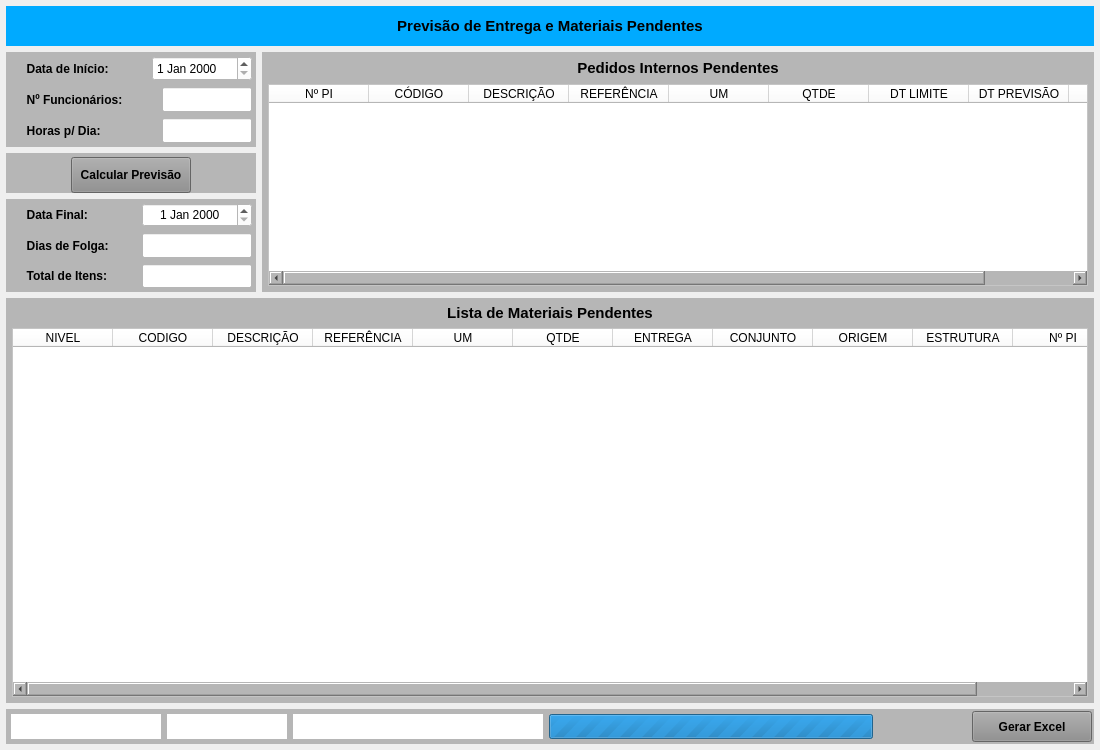
<?xml version="1.0" encoding="UTF-8"?>
<ui version="4.0">
 <class>MainWindow</class>
 <widget class="QMainWindow" name="MainWindow">
  <property name="geometry">
   <rect>
    <x>0</x>
    <y>0</y>
    <width>1100</width>
    <height>750</height>
   </rect>
  </property>
  <property name="windowTitle">
   <string>Previsão e Materiais Pendentes</string>
  </property>
  <widget class="QWidget" name="centralwidget">
   <layout class="QVBoxLayout" name="verticalLayout">
    <property name="leftMargin">
     <number>6</number>
    </property>
    <property name="topMargin">
     <number>6</number>
    </property>
    <property name="rightMargin">
     <number>6</number>
    </property>
    <property name="bottomMargin">
     <number>6</number>
    </property>
    <item>
     <widget class="QWidget" name="widget_cabecalho" native="true">
      <property name="sizePolicy">
       <sizepolicy hsizetype="Preferred" vsizetype="Fixed">
        <horstretch>0</horstretch>
        <verstretch>0</verstretch>
       </sizepolicy>
      </property>
      <property name="minimumSize">
       <size>
        <width>0</width>
        <height>40</height>
       </size>
      </property>
      <property name="maximumSize">
       <size>
        <width>16777215</width>
        <height>40</height>
       </size>
      </property>
      <property name="styleSheet">
       <string notr="true">background-color: rgb(0, 170, 255);</string>
      </property>
      <layout class="QHBoxLayout" name="horizontalLayout">
       <property name="spacing">
        <number>0</number>
       </property>
       <property name="leftMargin">
        <number>15</number>
       </property>
       <property name="topMargin">
        <number>6</number>
       </property>
       <property name="rightMargin">
        <number>15</number>
       </property>
       <property name="bottomMargin">
        <number>6</number>
       </property>
       <item>
        <widget class="QLabel" name="label_13">
         <property name="sizePolicy">
          <sizepolicy hsizetype="Minimum" vsizetype="Preferred">
           <horstretch>0</horstretch>
           <verstretch>0</verstretch>
          </sizepolicy>
         </property>
         <property name="minimumSize">
          <size>
           <width>300</width>
           <height>0</height>
          </size>
         </property>
         <property name="font">
          <font>
           <pointsize>11</pointsize>
           <weight>75</weight>
           <bold>true</bold>
          </font>
         </property>
         <property name="text">
          <string>Previsão de Entrega e Materiais Pendentes</string>
         </property>
         <property name="alignment">
          <set>Qt::AlignCenter</set>
         </property>
        </widget>
       </item>
      </layout>
     </widget>
    </item>
    <item>
     <widget class="QWidget" name="widget" native="true">
      <property name="minimumSize">
       <size>
        <width>0</width>
        <height>0</height>
       </size>
      </property>
      <property name="maximumSize">
       <size>
        <width>16777215</width>
        <height>240</height>
       </size>
      </property>
      <layout class="QHBoxLayout" name="horizontalLayout_3">
       <property name="leftMargin">
        <number>0</number>
       </property>
       <property name="topMargin">
        <number>0</number>
       </property>
       <property name="rightMargin">
        <number>0</number>
       </property>
       <property name="bottomMargin">
        <number>0</number>
       </property>
       <item>
        <widget class="QWidget" name="widget_11" native="true">
         <property name="minimumSize">
          <size>
           <width>250</width>
           <height>0</height>
          </size>
         </property>
         <property name="maximumSize">
          <size>
           <width>250</width>
           <height>16777215</height>
          </size>
         </property>
         <layout class="QVBoxLayout" name="verticalLayout_4">
          <property name="leftMargin">
           <number>0</number>
          </property>
          <property name="topMargin">
           <number>0</number>
          </property>
          <property name="rightMargin">
           <number>0</number>
          </property>
          <property name="bottomMargin">
           <number>0</number>
          </property>
          <item>
           <widget class="QWidget" name="widget_Cor1" native="true">
            <property name="minimumSize">
             <size>
              <width>0</width>
              <height>95</height>
             </size>
            </property>
            <property name="maximumSize">
             <size>
              <width>16777215</width>
              <height>95</height>
             </size>
            </property>
            <property name="styleSheet">
             <string notr="true">background-color: rgb(182, 182, 182);</string>
            </property>
            <layout class="QVBoxLayout" name="verticalLayout_6">
             <property name="spacing">
              <number>2</number>
             </property>
             <property name="leftMargin">
              <number>2</number>
             </property>
             <property name="topMargin">
              <number>2</number>
             </property>
             <property name="rightMargin">
              <number>2</number>
             </property>
             <property name="bottomMargin">
              <number>2</number>
             </property>
             <item>
              <widget class="QWidget" name="widget_8" native="true">
               <layout class="QHBoxLayout" name="horizontalLayout_11">
                <property name="spacing">
                 <number>2</number>
                </property>
                <property name="leftMargin">
                 <number>2</number>
                </property>
                <property name="topMargin">
                 <number>2</number>
                </property>
                <property name="rightMargin">
                 <number>2</number>
                </property>
                <property name="bottomMargin">
                 <number>2</number>
                </property>
                <item>
                 <widget class="QLabel" name="label_14">
                  <property name="font">
                   <font>
                    <pointsize>9</pointsize>
                    <weight>75</weight>
                    <bold>true</bold>
                   </font>
                  </property>
                  <property name="text">
                   <string>     Data de Início:</string>
                  </property>
                 </widget>
                </item>
                <item>
                 <widget class="QDateEdit" name="date_Inicio">
                  <property name="sizePolicy">
                   <sizepolicy hsizetype="Preferred" vsizetype="Preferred">
                    <horstretch>0</horstretch>
                    <verstretch>0</verstretch>
                   </sizepolicy>
                  </property>
                  <property name="minimumSize">
                   <size>
                    <width>100</width>
                    <height>0</height>
                   </size>
                  </property>
                  <property name="maximumSize">
                   <size>
                    <width>100</width>
                    <height>16777215</height>
                   </size>
                  </property>
                  <property name="font">
                   <font>
                    <pointsize>9</pointsize>
                   </font>
                  </property>
                  <property name="styleSheet">
                   <string notr="true">background-color: rgb(255, 255, 255);</string>
                  </property>
                 </widget>
                </item>
               </layout>
              </widget>
             </item>
             <item>
              <widget class="QWidget" name="widget_17" native="true">
               <layout class="QHBoxLayout" name="horizontalLayout_12">
                <property name="spacing">
                 <number>2</number>
                </property>
                <property name="leftMargin">
                 <number>2</number>
                </property>
                <property name="topMargin">
                 <number>2</number>
                </property>
                <property name="rightMargin">
                 <number>2</number>
                </property>
                <property name="bottomMargin">
                 <number>2</number>
                </property>
                <item>
                 <widget class="QLabel" name="label_15">
                  <property name="font">
                   <font>
                    <pointsize>9</pointsize>
                    <weight>75</weight>
                    <bold>true</bold>
                   </font>
                  </property>
                  <property name="text">
                   <string>     Nº Funcionários:</string>
                  </property>
                 </widget>
                </item>
                <item>
                 <widget class="QLineEdit" name="line_Func">
                  <property name="sizePolicy">
                   <sizepolicy hsizetype="Preferred" vsizetype="Preferred">
                    <horstretch>0</horstretch>
                    <verstretch>0</verstretch>
                   </sizepolicy>
                  </property>
                  <property name="minimumSize">
                   <size>
                    <width>90</width>
                    <height>0</height>
                   </size>
                  </property>
                  <property name="maximumSize">
                   <size>
                    <width>90</width>
                    <height>16777215</height>
                   </size>
                  </property>
                  <property name="font">
                   <font>
                    <pointsize>9</pointsize>
                   </font>
                  </property>
                  <property name="styleSheet">
                   <string notr="true">background-color: rgb(255, 255, 255);</string>
                  </property>
                  <property name="alignment">
                   <set>Qt::AlignCenter</set>
                  </property>
                 </widget>
                </item>
               </layout>
              </widget>
             </item>
             <item>
              <widget class="QWidget" name="widget_18" native="true">
               <layout class="QHBoxLayout" name="horizontalLayout_13">
                <property name="spacing">
                 <number>2</number>
                </property>
                <property name="leftMargin">
                 <number>2</number>
                </property>
                <property name="topMargin">
                 <number>2</number>
                </property>
                <property name="rightMargin">
                 <number>2</number>
                </property>
                <property name="bottomMargin">
                 <number>2</number>
                </property>
                <item>
                 <widget class="QLabel" name="label_16">
                  <property name="font">
                   <font>
                    <pointsize>9</pointsize>
                    <weight>75</weight>
                    <bold>true</bold>
                   </font>
                  </property>
                  <property name="text">
                   <string>     Horas p/ Dia:</string>
                  </property>
                 </widget>
                </item>
                <item>
                 <widget class="QLineEdit" name="line_HorasDia">
                  <property name="sizePolicy">
                   <sizepolicy hsizetype="Preferred" vsizetype="Preferred">
                    <horstretch>0</horstretch>
                    <verstretch>0</verstretch>
                   </sizepolicy>
                  </property>
                  <property name="minimumSize">
                   <size>
                    <width>90</width>
                    <height>0</height>
                   </size>
                  </property>
                  <property name="maximumSize">
                   <size>
                    <width>90</width>
                    <height>16777215</height>
                   </size>
                  </property>
                  <property name="font">
                   <font>
                    <pointsize>9</pointsize>
                   </font>
                  </property>
                  <property name="styleSheet">
                   <string notr="true">background-color: rgb(255, 255, 255);</string>
                  </property>
                  <property name="alignment">
                   <set>Qt::AlignCenter</set>
                  </property>
                 </widget>
                </item>
               </layout>
              </widget>
             </item>
            </layout>
           </widget>
          </item>
          <item>
           <widget class="QWidget" name="widget_Cor2" native="true">
            <property name="minimumSize">
             <size>
              <width>0</width>
              <height>40</height>
             </size>
            </property>
            <property name="maximumSize">
             <size>
              <width>16777215</width>
              <height>40</height>
             </size>
            </property>
            <property name="styleSheet">
             <string notr="true">background-color: rgb(182, 182, 182);</string>
            </property>
            <layout class="QVBoxLayout" name="verticalLayout_9">
             <property name="spacing">
              <number>2</number>
             </property>
             <property name="leftMargin">
              <number>2</number>
             </property>
             <property name="topMargin">
              <number>2</number>
             </property>
             <property name="rightMargin">
              <number>2</number>
             </property>
             <property name="bottomMargin">
              <number>2</number>
             </property>
             <item>
              <widget class="QWidget" name="widget_70" native="true">
               <property name="minimumSize">
                <size>
                 <width>0</width>
                 <height>40</height>
                </size>
               </property>
               <property name="maximumSize">
                <size>
                 <width>16777215</width>
                 <height>40</height>
                </size>
               </property>
               <property name="styleSheet">
                <string notr="true"/>
               </property>
               <layout class="QHBoxLayout" name="horizontalLayout_4">
                <property name="spacing">
                 <number>2</number>
                </property>
                <property name="leftMargin">
                 <number>2</number>
                </property>
                <property name="topMargin">
                 <number>2</number>
                </property>
                <property name="rightMargin">
                 <number>2</number>
                </property>
                <property name="bottomMargin">
                 <number>2</number>
                </property>
                <item>
                 <widget class="QPushButton" name="btn_Atualizar">
                  <property name="sizePolicy">
                   <sizepolicy hsizetype="Preferred" vsizetype="Preferred">
                    <horstretch>0</horstretch>
                    <verstretch>0</verstretch>
                   </sizepolicy>
                  </property>
                  <property name="minimumSize">
                   <size>
                    <width>120</width>
                    <height>0</height>
                   </size>
                  </property>
                  <property name="maximumSize">
                   <size>
                    <width>120</width>
                    <height>16777215</height>
                   </size>
                  </property>
                  <property name="font">
                   <font>
                    <pointsize>9</pointsize>
                    <weight>75</weight>
                    <bold>true</bold>
                   </font>
                  </property>
                  <property name="cursor">
                   <cursorShape>PointingHandCursor</cursorShape>
                  </property>
                  <property name="layoutDirection">
                   <enum>Qt::LeftToRight</enum>
                  </property>
                  <property name="autoFillBackground">
                   <bool>false</bool>
                  </property>
                  <property name="styleSheet">
                   <string notr="true">background-color: rgb(141, 141, 141);</string>
                  </property>
                  <property name="text">
                   <string>Calcular Previsão</string>
                  </property>
                  <property name="checkable">
                   <bool>false</bool>
                  </property>
                  <property name="autoDefault">
                   <bool>false</bool>
                  </property>
                  <property name="default">
                   <bool>false</bool>
                  </property>
                  <property name="flat">
                   <bool>false</bool>
                  </property>
                 </widget>
                </item>
               </layout>
              </widget>
             </item>
            </layout>
           </widget>
          </item>
          <item>
           <widget class="QWidget" name="widget_Cor3" native="true">
            <property name="minimumSize">
             <size>
              <width>0</width>
              <height>0</height>
             </size>
            </property>
            <property name="maximumSize">
             <size>
              <width>16777215</width>
              <height>16777215</height>
             </size>
            </property>
            <property name="styleSheet">
             <string notr="true">background-color: rgb(182, 182, 182);</string>
            </property>
            <layout class="QVBoxLayout" name="verticalLayout_7">
             <property name="spacing">
              <number>2</number>
             </property>
             <property name="leftMargin">
              <number>2</number>
             </property>
             <property name="topMargin">
              <number>2</number>
             </property>
             <property name="rightMargin">
              <number>2</number>
             </property>
             <property name="bottomMargin">
              <number>2</number>
             </property>
             <item>
              <widget class="QWidget" name="widget_22" native="true">
               <layout class="QHBoxLayout" name="horizontalLayout_15">
                <property name="spacing">
                 <number>2</number>
                </property>
                <property name="leftMargin">
                 <number>2</number>
                </property>
                <property name="topMargin">
                 <number>2</number>
                </property>
                <property name="rightMargin">
                 <number>2</number>
                </property>
                <property name="bottomMargin">
                 <number>2</number>
                </property>
                <item>
                 <widget class="QLabel" name="label_18">
                  <property name="font">
                   <font>
                    <pointsize>9</pointsize>
                    <weight>75</weight>
                    <bold>true</bold>
                   </font>
                  </property>
                  <property name="text">
                   <string>     Data Final:</string>
                  </property>
                 </widget>
                </item>
                <item>
                 <widget class="QDateEdit" name="date_Final">
                  <property name="sizePolicy">
                   <sizepolicy hsizetype="Preferred" vsizetype="Preferred">
                    <horstretch>0</horstretch>
                    <verstretch>0</verstretch>
                   </sizepolicy>
                  </property>
                  <property name="minimumSize">
                   <size>
                    <width>110</width>
                    <height>0</height>
                   </size>
                  </property>
                  <property name="maximumSize">
                   <size>
                    <width>110</width>
                    <height>16777215</height>
                   </size>
                  </property>
                  <property name="font">
                   <font>
                    <pointsize>9</pointsize>
                   </font>
                  </property>
                  <property name="styleSheet">
                   <string notr="true">background-color: rgb(255, 255, 255);</string>
                  </property>
                  <property name="alignment">
                   <set>Qt::AlignCenter</set>
                  </property>
                 </widget>
                </item>
               </layout>
              </widget>
             </item>
             <item>
              <widget class="QWidget" name="widget_23" native="true">
               <layout class="QHBoxLayout" name="horizontalLayout_16">
                <property name="spacing">
                 <number>2</number>
                </property>
                <property name="leftMargin">
                 <number>2</number>
                </property>
                <property name="topMargin">
                 <number>2</number>
                </property>
                <property name="rightMargin">
                 <number>2</number>
                </property>
                <property name="bottomMargin">
                 <number>2</number>
                </property>
                <item>
                 <widget class="QLabel" name="label_19">
                  <property name="font">
                   <font>
                    <pointsize>9</pointsize>
                    <weight>75</weight>
                    <bold>true</bold>
                   </font>
                  </property>
                  <property name="text">
                   <string>     Dias de Folga:</string>
                  </property>
                  <property name="alignment">
                   <set>Qt::AlignLeading|Qt::AlignLeft|Qt::AlignVCenter</set>
                  </property>
                 </widget>
                </item>
                <item>
                 <widget class="QLineEdit" name="line_Folga">
                  <property name="sizePolicy">
                   <sizepolicy hsizetype="Preferred" vsizetype="Preferred">
                    <horstretch>0</horstretch>
                    <verstretch>0</verstretch>
                   </sizepolicy>
                  </property>
                  <property name="minimumSize">
                   <size>
                    <width>110</width>
                    <height>0</height>
                   </size>
                  </property>
                  <property name="maximumSize">
                   <size>
                    <width>110</width>
                    <height>16777215</height>
                   </size>
                  </property>
                  <property name="font">
                   <font>
                    <pointsize>9</pointsize>
                   </font>
                  </property>
                  <property name="styleSheet">
                   <string notr="true">background-color: rgb(255, 255, 255);</string>
                  </property>
                  <property name="alignment">
                   <set>Qt::AlignCenter</set>
                  </property>
                 </widget>
                </item>
               </layout>
              </widget>
             </item>
             <item>
              <widget class="QWidget" name="widget_24" native="true">
               <property name="styleSheet">
                <string notr="true"/>
               </property>
               <layout class="QHBoxLayout" name="horizontalLayout_17">
                <property name="spacing">
                 <number>2</number>
                </property>
                <property name="leftMargin">
                 <number>2</number>
                </property>
                <property name="topMargin">
                 <number>2</number>
                </property>
                <property name="rightMargin">
                 <number>2</number>
                </property>
                <property name="bottomMargin">
                 <number>2</number>
                </property>
                <item>
                 <widget class="QLabel" name="label_20">
                  <property name="font">
                   <font>
                    <pointsize>9</pointsize>
                    <weight>75</weight>
                    <bold>true</bold>
                   </font>
                  </property>
                  <property name="text">
                   <string>     Total de Itens:</string>
                  </property>
                 </widget>
                </item>
                <item>
                 <widget class="QLineEdit" name="line_TotalItens">
                  <property name="sizePolicy">
                   <sizepolicy hsizetype="Preferred" vsizetype="Preferred">
                    <horstretch>0</horstretch>
                    <verstretch>0</verstretch>
                   </sizepolicy>
                  </property>
                  <property name="minimumSize">
                   <size>
                    <width>110</width>
                    <height>0</height>
                   </size>
                  </property>
                  <property name="maximumSize">
                   <size>
                    <width>110</width>
                    <height>16777215</height>
                   </size>
                  </property>
                  <property name="font">
                   <font>
                    <pointsize>9</pointsize>
                   </font>
                  </property>
                  <property name="styleSheet">
                   <string notr="true">background-color: rgb(255, 255, 255);</string>
                  </property>
                  <property name="alignment">
                   <set>Qt::AlignCenter</set>
                  </property>
                 </widget>
                </item>
               </layout>
              </widget>
             </item>
            </layout>
           </widget>
          </item>
         </layout>
        </widget>
       </item>
       <item>
        <widget class="QWidget" name="widget_Cor4" native="true">
         <property name="styleSheet">
          <string notr="true">background-color: rgb(182, 182, 182);</string>
         </property>
         <layout class="QVBoxLayout" name="verticalLayout_2">
          <property name="spacing">
           <number>6</number>
          </property>
          <property name="leftMargin">
           <number>6</number>
          </property>
          <property name="topMargin">
           <number>6</number>
          </property>
          <property name="rightMargin">
           <number>6</number>
          </property>
          <property name="bottomMargin">
           <number>6</number>
          </property>
          <item>
           <widget class="QLabel" name="label_7">
            <property name="minimumSize">
             <size>
              <width>0</width>
              <height>20</height>
             </size>
            </property>
            <property name="maximumSize">
             <size>
              <width>16777215</width>
              <height>20</height>
             </size>
            </property>
            <property name="font">
             <font>
              <pointsize>11</pointsize>
              <weight>75</weight>
              <bold>true</bold>
             </font>
            </property>
            <property name="text">
             <string>Pedidos Internos Pendentes</string>
            </property>
            <property name="alignment">
             <set>Qt::AlignCenter</set>
            </property>
           </widget>
          </item>
          <item>
           <widget class="QTableWidget" name="table_PI">
            <property name="sizePolicy">
             <sizepolicy hsizetype="Preferred" vsizetype="Preferred">
              <horstretch>0</horstretch>
              <verstretch>0</verstretch>
             </sizepolicy>
            </property>
            <property name="font">
             <font>
              <pointsize>9</pointsize>
             </font>
            </property>
            <property name="styleSheet">
             <string notr="true">background-color: rgb(255, 255, 255);</string>
            </property>
            <column>
             <property name="text">
              <string>Nº PI</string>
             </property>
            </column>
            <column>
             <property name="text">
              <string>CÓDIGO</string>
             </property>
            </column>
            <column>
             <property name="text">
              <string>DESCRIÇÃO</string>
             </property>
            </column>
            <column>
             <property name="text">
              <string>REFERÊNCIA</string>
             </property>
            </column>
            <column>
             <property name="text">
              <string>UM</string>
             </property>
            </column>
            <column>
             <property name="text">
              <string>QTDE</string>
             </property>
            </column>
            <column>
             <property name="text">
              <string>DT LIMITE</string>
             </property>
            </column>
            <column>
             <property name="text">
              <string>DT PREVISÃO</string>
             </property>
            </column>
            <column>
             <property name="text">
              <string>ITENS</string>
             </property>
            </column>
           </widget>
          </item>
         </layout>
        </widget>
       </item>
      </layout>
     </widget>
    </item>
    <item>
     <widget class="QWidget" name="widget_Cor5" native="true">
      <property name="minimumSize">
       <size>
        <width>0</width>
        <height>328</height>
       </size>
      </property>
      <property name="styleSheet">
       <string notr="true">background-color: rgb(182, 182, 182);</string>
      </property>
      <layout class="QVBoxLayout" name="verticalLayout_5">
       <property name="leftMargin">
        <number>6</number>
       </property>
       <property name="topMargin">
        <number>6</number>
       </property>
       <property name="rightMargin">
        <number>6</number>
       </property>
       <property name="bottomMargin">
        <number>6</number>
       </property>
       <item>
        <widget class="QWidget" name="widget_2" native="true">
         <property name="minimumSize">
          <size>
           <width>0</width>
           <height>18</height>
          </size>
         </property>
         <property name="maximumSize">
          <size>
           <width>16777215</width>
           <height>18</height>
          </size>
         </property>
         <layout class="QHBoxLayout" name="horizontalLayout_2">
          <property name="leftMargin">
           <number>0</number>
          </property>
          <property name="topMargin">
           <number>0</number>
          </property>
          <property name="rightMargin">
           <number>0</number>
          </property>
          <property name="bottomMargin">
           <number>0</number>
          </property>
          <item>
           <widget class="QLabel" name="label_Texto">
            <property name="font">
             <font>
              <pointsize>9</pointsize>
              <weight>75</weight>
              <bold>true</bold>
             </font>
            </property>
            <property name="text">
             <string/>
            </property>
           </widget>
          </item>
          <item>
           <widget class="QLabel" name="label_8">
            <property name="minimumSize">
             <size>
              <width>0</width>
              <height>0</height>
             </size>
            </property>
            <property name="maximumSize">
             <size>
              <width>16777215</width>
              <height>16777215</height>
             </size>
            </property>
            <property name="font">
             <font>
              <pointsize>11</pointsize>
              <weight>75</weight>
              <bold>true</bold>
             </font>
            </property>
            <property name="text">
             <string>Lista de Materiais Pendentes</string>
            </property>
            <property name="alignment">
             <set>Qt::AlignCenter</set>
            </property>
           </widget>
          </item>
          <item>
           <widget class="QLabel" name="label_2">
            <property name="text">
             <string/>
            </property>
           </widget>
          </item>
         </layout>
        </widget>
       </item>
       <item>
        <widget class="QTableWidget" name="table_Previsao">
         <property name="sizePolicy">
          <sizepolicy hsizetype="Preferred" vsizetype="Preferred">
           <horstretch>0</horstretch>
           <verstretch>0</verstretch>
          </sizepolicy>
         </property>
         <property name="styleSheet">
          <string notr="true">background-color: rgb(255, 255, 255);</string>
         </property>
         <column>
          <property name="text">
           <string>NIVEL</string>
          </property>
         </column>
         <column>
          <property name="text">
           <string>CODIGO</string>
          </property>
         </column>
         <column>
          <property name="text">
           <string>DESCRIÇÃO</string>
          </property>
         </column>
         <column>
          <property name="text">
           <string>REFERÊNCIA</string>
          </property>
         </column>
         <column>
          <property name="text">
           <string>UM</string>
          </property>
         </column>
         <column>
          <property name="text">
           <string>QTDE</string>
          </property>
         </column>
         <column>
          <property name="text">
           <string>ENTREGA</string>
          </property>
         </column>
         <column>
          <property name="text">
           <string>CONJUNTO</string>
          </property>
         </column>
         <column>
          <property name="text">
           <string>ORIGEM</string>
          </property>
         </column>
         <column>
          <property name="text">
           <string>ESTRUTURA</string>
          </property>
         </column>
         <column>
          <property name="text">
           <string>Nº PI</string>
          </property>
         </column>
        </widget>
       </item>
      </layout>
     </widget>
    </item>
    <item>
     <widget class="QWidget" name="widget_Cor6" native="true">
      <property name="minimumSize">
       <size>
        <width>0</width>
        <height>35</height>
       </size>
      </property>
      <property name="maximumSize">
       <size>
        <width>16777215</width>
        <height>35</height>
       </size>
      </property>
      <property name="styleSheet">
       <string notr="true">background-color: rgb(182, 182, 182);</string>
      </property>
      <layout class="QHBoxLayout" name="horizontalLayout_6">
       <property name="spacing">
        <number>6</number>
       </property>
       <property name="leftMargin">
        <number>0</number>
       </property>
       <property name="topMargin">
        <number>0</number>
       </property>
       <property name="rightMargin">
        <number>0</number>
       </property>
       <property name="bottomMargin">
        <number>0</number>
       </property>
       <item>
        <widget class="QWidget" name="widget_Barra0" native="true">
         <layout class="QHBoxLayout" name="horizontalLayout_7">
          <property name="spacing">
           <number>0</number>
          </property>
          <property name="leftMargin">
           <number>0</number>
          </property>
          <property name="topMargin">
           <number>0</number>
          </property>
          <property name="rightMargin">
           <number>0</number>
          </property>
          <property name="bottomMargin">
           <number>0</number>
          </property>
          <item>
           <widget class="QWidget" name="widget_Barra" native="true">
            <property name="minimumSize">
             <size>
              <width>250</width>
              <height>0</height>
             </size>
            </property>
            <layout class="QHBoxLayout" name="horizontalLayout_9">
             <property name="leftMargin">
              <number>5</number>
             </property>
             <property name="topMargin">
              <number>5</number>
             </property>
             <property name="rightMargin">
              <number>5</number>
             </property>
             <property name="bottomMargin">
              <number>5</number>
             </property>
             <item>
              <widget class="QLabel" name="label_procura">
               <property name="minimumSize">
                <size>
                 <width>150</width>
                 <height>0</height>
                </size>
               </property>
               <property name="maximumSize">
                <size>
                 <width>150</width>
                 <height>16777215</height>
                </size>
               </property>
               <property name="font">
                <font>
                 <pointsize>10</pointsize>
                 <weight>75</weight>
                 <bold>true</bold>
                </font>
               </property>
               <property name="styleSheet">
                <string notr="true">background-color: rgb(255, 255, 255);</string>
               </property>
               <property name="text">
                <string/>
               </property>
               <property name="alignment">
                <set>Qt::AlignLeading|Qt::AlignLeft|Qt::AlignVCenter</set>
               </property>
              </widget>
             </item>
             <item>
              <widget class="QLabel" name="label_procura1">
               <property name="minimumSize">
                <size>
                 <width>120</width>
                 <height>0</height>
                </size>
               </property>
               <property name="maximumSize">
                <size>
                 <width>120</width>
                 <height>16777215</height>
                </size>
               </property>
               <property name="font">
                <font>
                 <pointsize>10</pointsize>
                 <weight>75</weight>
                 <bold>true</bold>
                </font>
               </property>
               <property name="styleSheet">
                <string notr="true">background-color: rgb(255, 255, 255);</string>
               </property>
               <property name="text">
                <string/>
               </property>
               <property name="alignment">
                <set>Qt::AlignLeading|Qt::AlignLeft|Qt::AlignVCenter</set>
               </property>
              </widget>
             </item>
             <item>
              <widget class="QLabel" name="label_procura2">
               <property name="minimumSize">
                <size>
                 <width>250</width>
                 <height>0</height>
                </size>
               </property>
               <property name="maximumSize">
                <size>
                 <width>250</width>
                 <height>16777215</height>
                </size>
               </property>
               <property name="font">
                <font>
                 <pointsize>10</pointsize>
                 <weight>75</weight>
                 <bold>true</bold>
                </font>
               </property>
               <property name="styleSheet">
                <string notr="true">background-color: rgb(255, 255, 255);</string>
               </property>
               <property name="text">
                <string/>
               </property>
               <property name="alignment">
                <set>Qt::AlignLeading|Qt::AlignLeft|Qt::AlignVCenter</set>
               </property>
              </widget>
             </item>
             <item>
              <widget class="QProgressBar" name="progressBar">
               <property name="minimumSize">
                <size>
                 <width>0</width>
                 <height>25</height>
                </size>
               </property>
               <property name="maximum">
                <number>0</number>
               </property>
               <property name="value">
                <number>-1</number>
               </property>
               <property name="textVisible">
                <bool>false</bool>
               </property>
              </widget>
             </item>
            </layout>
           </widget>
          </item>
         </layout>
        </widget>
       </item>
       <item>
        <widget class="QWidget" name="widget_10" native="true">
         <property name="minimumSize">
          <size>
           <width>210</width>
           <height>0</height>
          </size>
         </property>
         <property name="maximumSize">
          <size>
           <width>210</width>
           <height>16777215</height>
          </size>
         </property>
         <layout class="QHBoxLayout" name="horizontalLayout_5">
          <property name="spacing">
           <number>6</number>
          </property>
          <property name="leftMargin">
           <number>2</number>
          </property>
          <property name="topMargin">
           <number>2</number>
          </property>
          <property name="rightMargin">
           <number>2</number>
          </property>
          <property name="bottomMargin">
           <number>2</number>
          </property>
          <item>
           <widget class="QLabel" name="label_Excel">
            <property name="font">
             <font>
              <pointsize>9</pointsize>
              <weight>75</weight>
              <bold>true</bold>
             </font>
            </property>
            <property name="text">
             <string/>
            </property>
           </widget>
          </item>
          <item>
           <widget class="QPushButton" name="btn_GeraExcel">
            <property name="sizePolicy">
             <sizepolicy hsizetype="Preferred" vsizetype="Preferred">
              <horstretch>0</horstretch>
              <verstretch>0</verstretch>
             </sizepolicy>
            </property>
            <property name="minimumSize">
             <size>
              <width>120</width>
              <height>0</height>
             </size>
            </property>
            <property name="maximumSize">
             <size>
              <width>120</width>
              <height>16777215</height>
             </size>
            </property>
            <property name="font">
             <font>
              <pointsize>9</pointsize>
              <weight>75</weight>
              <bold>true</bold>
             </font>
            </property>
            <property name="cursor">
             <cursorShape>PointingHandCursor</cursorShape>
            </property>
            <property name="layoutDirection">
             <enum>Qt::LeftToRight</enum>
            </property>
            <property name="autoFillBackground">
             <bool>false</bool>
            </property>
            <property name="styleSheet">
             <string notr="true">background-color: rgb(141, 141, 141);</string>
            </property>
            <property name="text">
             <string>Gerar Excel</string>
            </property>
            <property name="checkable">
             <bool>false</bool>
            </property>
            <property name="autoDefault">
             <bool>false</bool>
            </property>
            <property name="default">
             <bool>false</bool>
            </property>
            <property name="flat">
             <bool>false</bool>
            </property>
           </widget>
          </item>
         </layout>
        </widget>
       </item>
      </layout>
     </widget>
    </item>
   </layout>
  </widget>
 </widget>
 <resources/>
 <connections/>
</ui>
